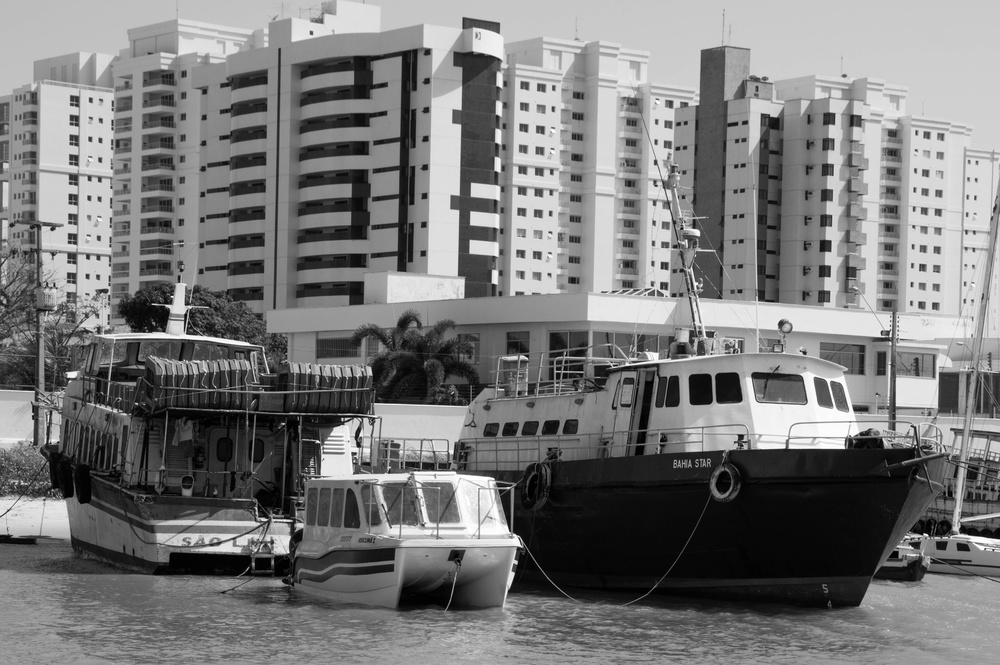
#> input picture Códigos/portinho.jpg, 1000 x 665 px, shrunk from 4876 x 3242 before the run
$ jupyter execute 'Foutier Completo.ipynb'
#> lines starting #> are read from the running program, lines starting #| are printed output that depends on the picture
# Fourier Completo

Importando bibliotecas

[cell 1]
import cv2
import numpy as np
from matplotlib import pyplot as plt
from math import sqrt,exp

Lendo imagem, e gerando as transformadas

[cell 2]
img = cv2.imread('portinho.jpg',0)
#> img is the input picture: shape (665, 1000); min 0, max 255, mean 121.3
fourier = np.fft.fft2(img)  # gerando a FFT
fourier1 =np.log(1+np.abs(fourier)) # Transformação de log para visualização da magnitude
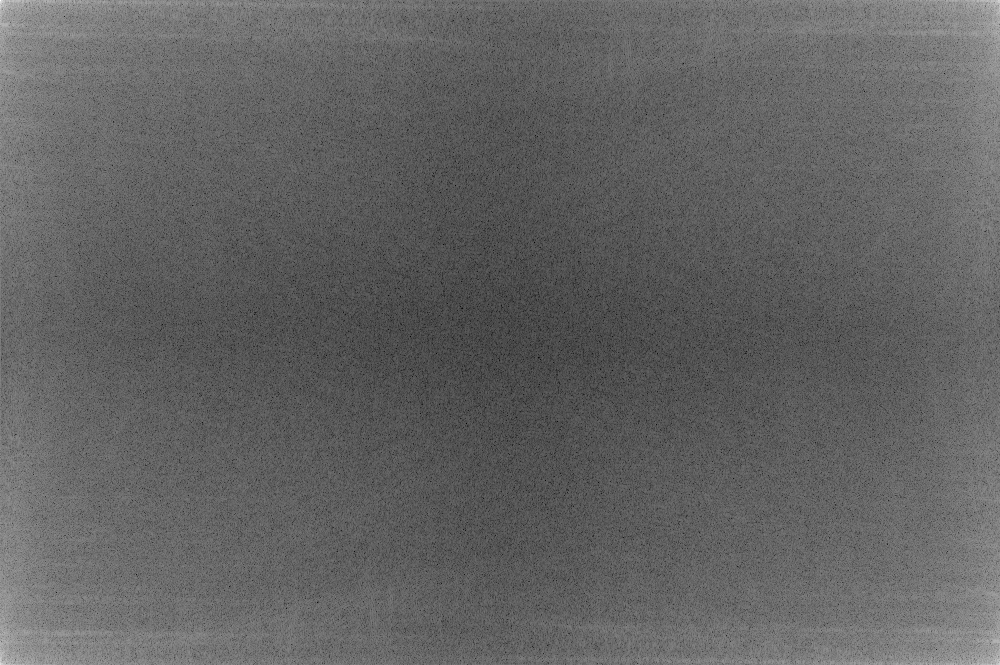
#> fourier1: shape (665, 1000) float64; min 2.57, max 18.21, mean 8.66; drawn with min black and max white
phase=np.angle(fourier)  # Gerando a imagem da fase
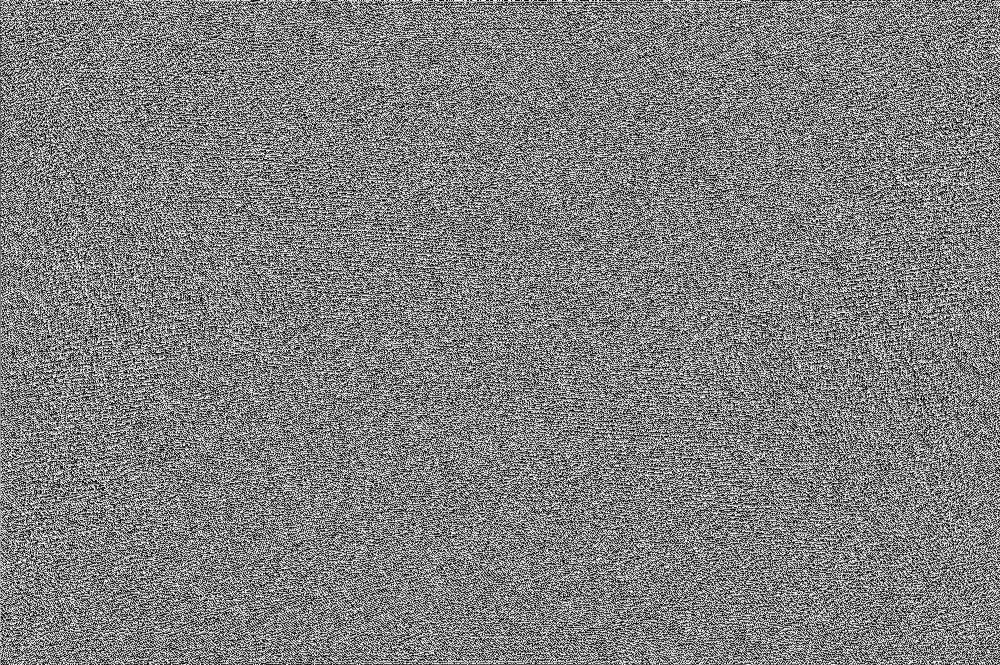
#> phase: shape (665, 1000) float64; min -3.14, max 3.14, mean 4.72e-06; drawn with min black and max white
center = np.fft.fftshift(fourier) # Gerando a magnitude no centro
inv_center = np.fft.ifftshift(center)
processed_img = np.fft.ifft2(inv_center)

[cell 3]
plt.figure(figsize=(25,20))
plt.subplot (1,3,1)
plt.imshow(img,cmap=plt.cm.gray)
plt.title('Original'),plt.xticks([]), plt.yticks([])
plt.subplot (1,3,2)
plt.imshow(fourier1,cmap=plt.cm.gray)
plt.title('Magnitude'),plt.xticks([]), plt.yticks([])
plt.subplot (1,3,3)
plt.imshow(phase,cmap=plt.cm.gray)
plt.title('Fase'),plt.xticks([]), plt.yticks([])
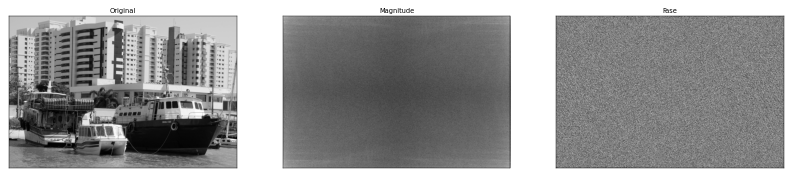
#> figure drawn by matplotlib, 3 panels

[cell 4]
center = np.fft.fftshift(fourier)
center1=np.log(1+np.abs(center))
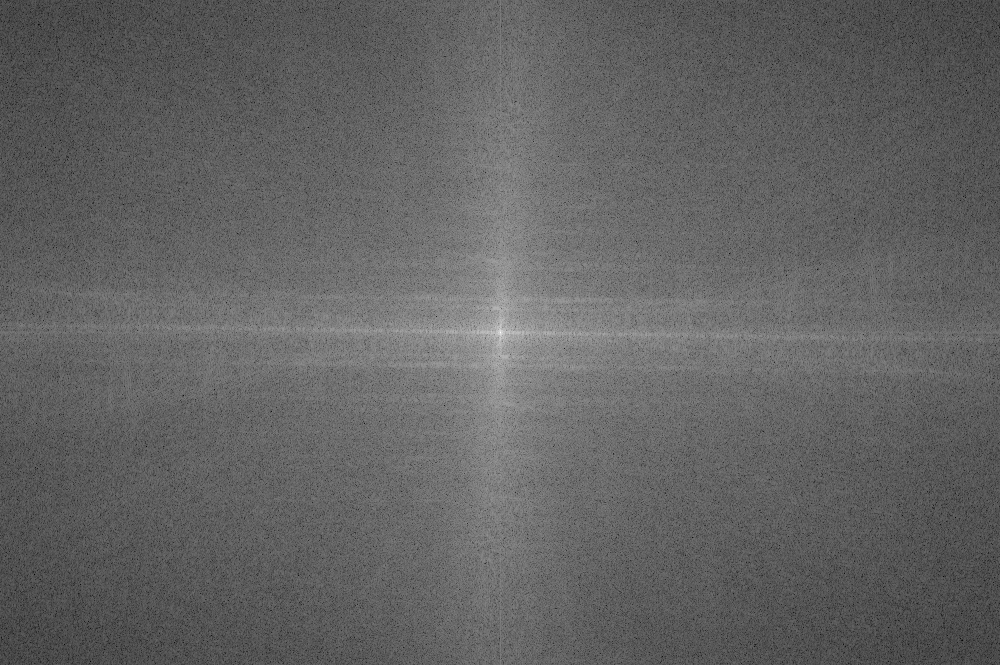
#> center1: shape (665, 1000) float64; min 2.57, max 18.21, mean 8.66; drawn with min black and max white

[cell 5]
plt.figure(figsize=(25,20))
plt.subplot (1,2,1)
plt.imshow(fourier1,cmap=plt.cm.gray)
plt.title('Magnitude'),plt.xticks([]), plt.yticks([])
plt.subplot (1,2,2)
plt.imshow(center1,cmap=plt.cm.gray)
plt.title('Centralização'),plt.xticks([]), plt.yticks([])

Filtro passa baixa ideal

[cell 6]
def distance(point1,point2):
    return sqrt((point1[0]-point2[0])**2 + (point1[1]-point2[1])**2)

def idealFilterLP(D0,imgShape):
#> called with D0 = 50, imgShape = (665, 1000)
    base = np.zeros(imgShape[:2])
    rows, cols = imgShape[:2]
    center = (rows/2,cols/2)
    for x in range(cols):
        for y in range(rows):
            if distance((y,x),center) < D0:
                base[y,x] = 1
    return base

[cell 7]
img = cv2.imread('portinho.jpg',0)
original = np.fft.fft2(img)
center = np.fft.fftshift(original)

[cell 8]
LowPassCenter = center * idealFilterLP(50,img.shape)

[cell 9]
LowPass = idealFilterLP(50,img.shape)

[cell 10]
plt.figure(figsize=(25,20))
plt.subplot(131)
plt.imshow(np.log(1+np.abs(center)),cmap=plt.cm.gray )
plt.title("Magnitude Centralizado"),plt.xticks([]), plt.yticks([])
plt.subplot(132)
plt.imshow(np.abs(LowPass), cmap=plt.cm.gray)
plt.title("Filtro Passa Baixa"),plt.xticks([]), plt.yticks([])
plt.subplot(133)
plt.imshow(np.log(1+np.abs(LowPassCenter)),cmap=plt.cm.gray )
plt.title("Espectro de Magnitude Filtrado"),plt.xticks([]), plt.yticks([])
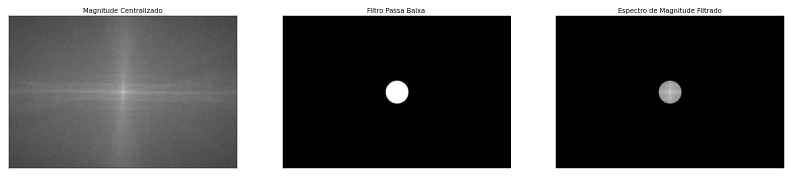
#> figure drawn by matplotlib, 3 panels

Volta do Espectro para os cantos

[cell 11]
LowPass = np.fft.ifftshift(LowPassCenter)

[cell 12]
plt.figure(figsize=(25,20))
plt.subplot(121)
plt.imshow(np.log(1+np.abs(LowPassCenter)),cmap=plt.cm.gray )
plt.title("Espectro resultante centralizado"),plt.xticks([]), plt.yticks([])
plt.subplot(122)
plt.imshow(np.log(1+np.abs(LowPass)), cmap=plt.cm.gray)
plt.title("Decentralização"),plt.xticks([]), plt.yticks([])
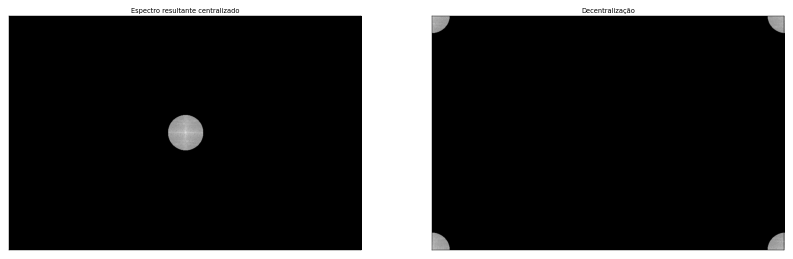
#> figure drawn by matplotlib, 2 panels

Visualizando o resultado final

[cell 13]
inverse_LowPass = np.fft.ifft2(LowPass)

[cell 14]
plt.figure(figsize=(25,20))
plt.subplot (1,2,1)
plt.imshow(img,cmap=plt.cm.gray)
plt.title('Original'),plt.xticks([]), plt.yticks([])
plt.subplot (1,2,2)
plt.imshow(np.abs(inverse_LowPass),cmap=plt.cm.gray)
plt.title('Filtrada'),plt.xticks([]), plt.yticks([])
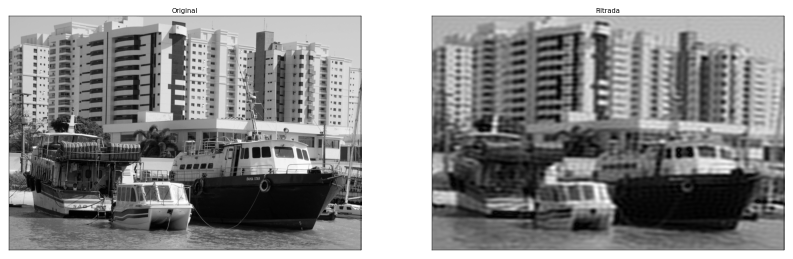
#> figure drawn by matplotlib, 2 panels
